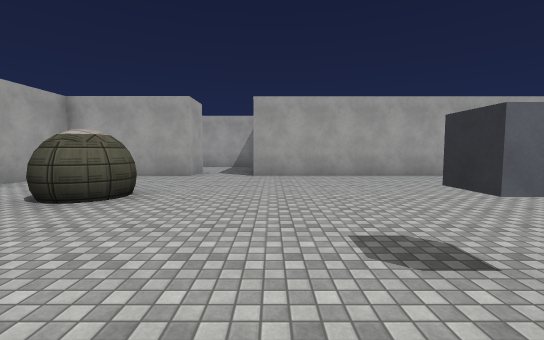
[1] (above)

13 first-person views from a walk through a 3-D level made in the Unity game engine. The camera is 1.5 m above the floor, tilts 4° down and sees 90° across. The floor is counted in squares, 2 m on a side. Each view is taken from the middle of a square. On the plan, view 1 faces up. The plan holds only what a view shows up to about 10 squares ahead; the rest is blank. The player is left out. Door leaves are left out, so doorways stand open. Some surface patterns are stand-ins.

[2]
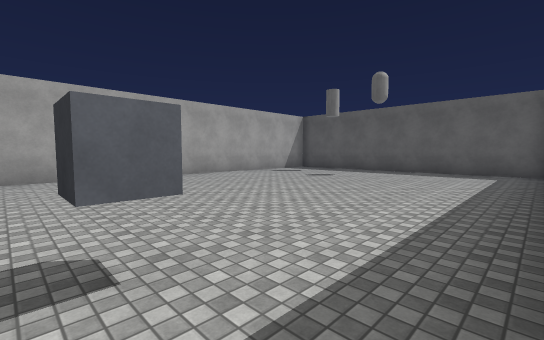

[3]
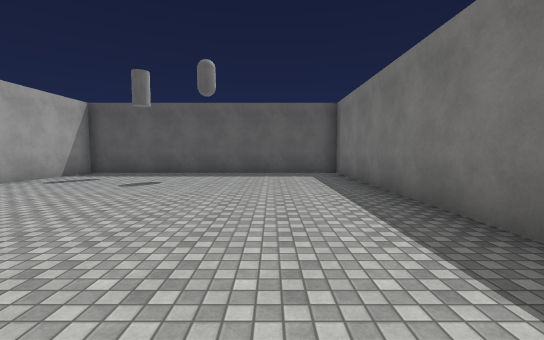

[4]
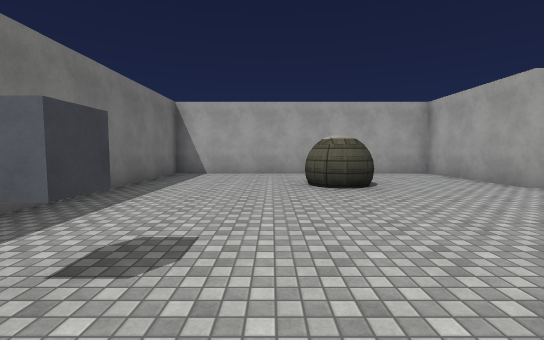

[5]
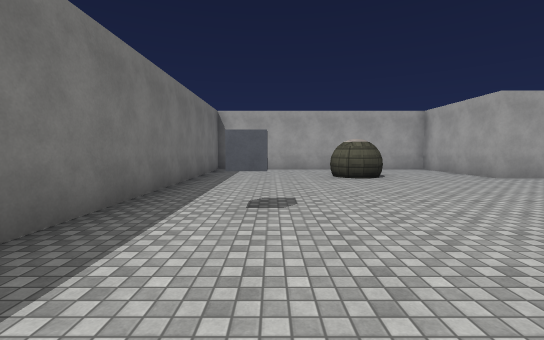

[6]
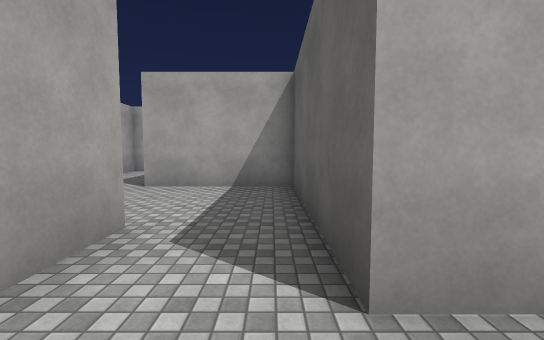

[7]
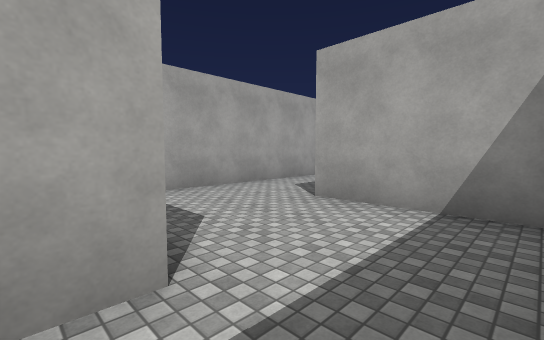

[8]
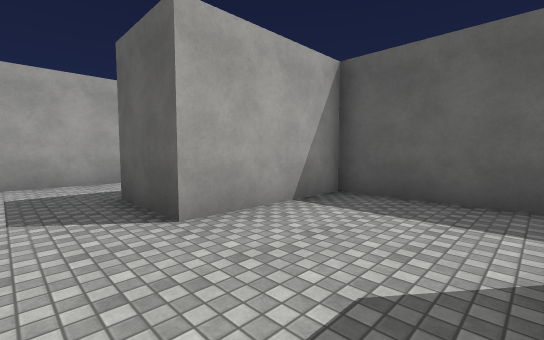

[9]
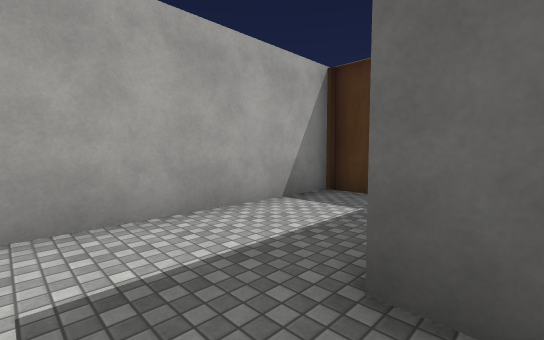

[10]
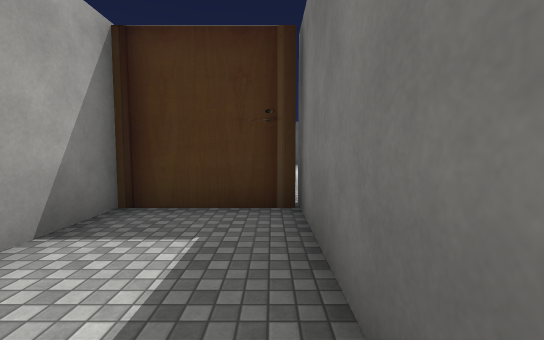

[11]
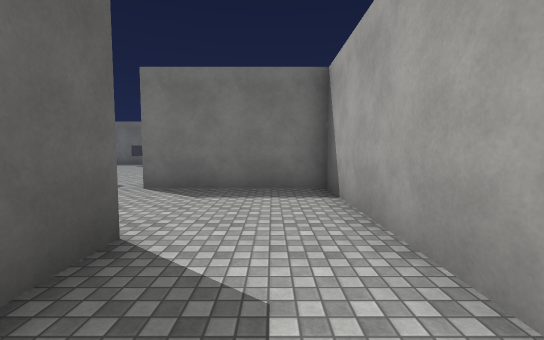

[12]
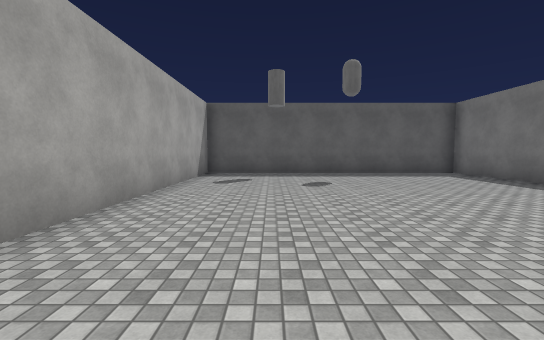

[13]
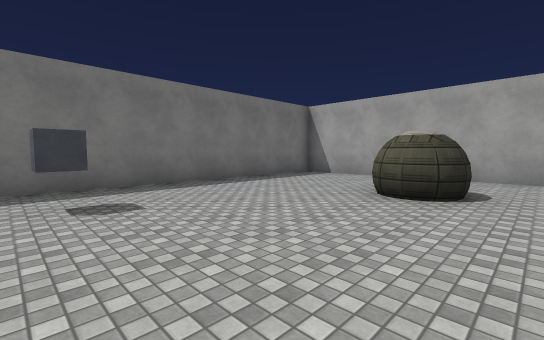

### Floor plan
Ten units are one square. View 1 is at (0, 0); x grows to the right and y downward. Boxes are objects, and circles mark ways between rooms. Rooms are numbered by the first view taken in them; rooms with no view inside come last. Other rooms are left out.
<svg viewBox="-66 -175 184 182">
<path fill="none" stroke="#000" d="M-61 -35 -61 2 113 2 113 -82 -5 -82M-61 -126 -61 -96 -24 -96 -24 -82M-5 -82 -5 -127 -37 -127M-37 -127 -37 -146 0 -146M-5 -146 -5 -170 -61 -170 -61 -126M-24 -82 -61 -82 -61 -35"/>
<rect x="5" y="-25" width="10" height="10" fill="#bbb"><title>cube</title></rect>
<circle cx="-15" cy="-80" r="3" fill="#2a7"/>
<circle cx="-30" cy="-65" r="3" fill="#2a7"/>
<circle cx="-45" cy="-45" r="3" fill="#2a7"/>
<circle cx="-45" cy="-135" r="3" fill="#2a7"/>
<text x="40" y="-40">1</text>
<text x="-30" y="-110">2</text>
<text x="-30" y="-150">3</text>
<text x="-40" y="-60">4</text>
</svg>
Room 1 opens to room 2. Room 1 opens to room 4. Room 2 opens to room 3.

Where each view was taken, in squares from view 1:
view 1: 0 up, 0 right, facing up
view 2: 0 up, 1 right, facing up-right
view 3: 2 up, 2 right, facing right
view 4: 3 up, 3 right, facing left
view 5: 2 up, 5 right, facing left
view 6: 7 up, 1 left, facing up
view 7: 9 up, 1 left, facing up-left
view 8: 10 up, 5 left, facing up-right
view 9: 14 up, 5 left, facing up-right
view 10: 15 up, 4 left, facing right
view 11: 15 up, 5 left, facing down
view 12: 6 up, 2 right, facing right
view 13: 6 up, 2 right, facing down-left
